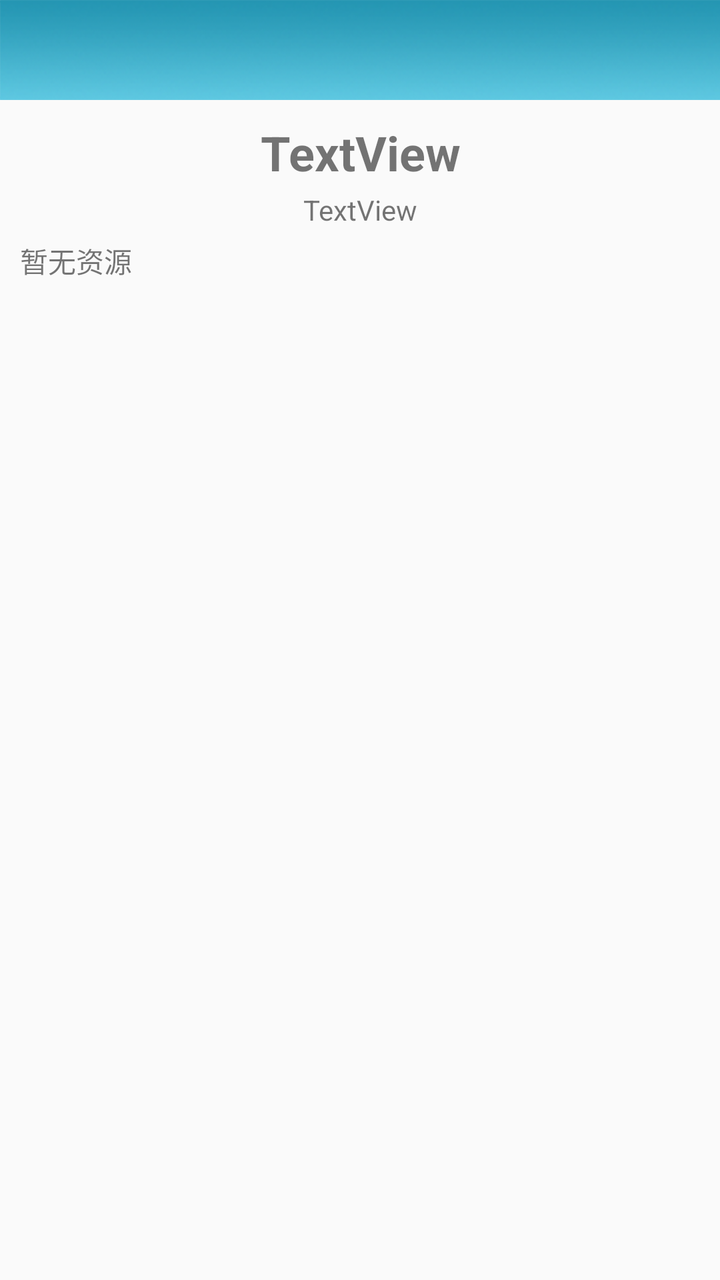
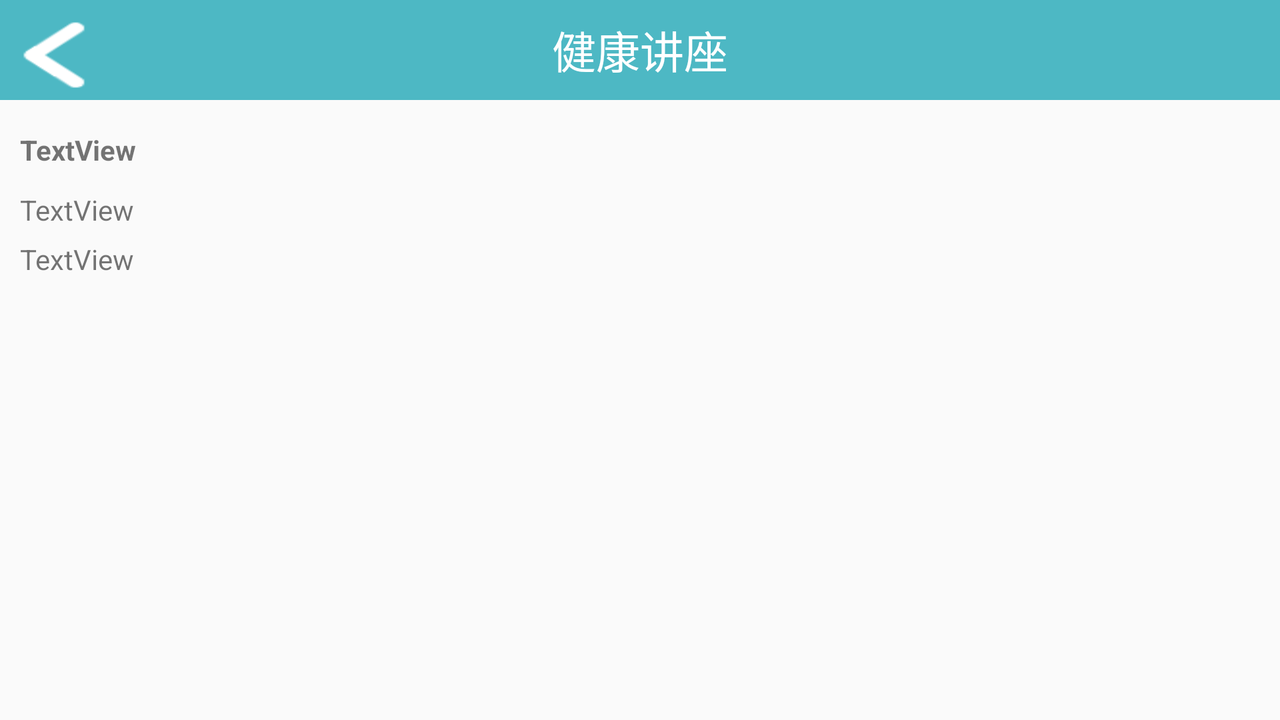

First picture: res/layout/ on a phone held upright. Second picture: the repository's own variant of that layout, on a device whose configuration matches the variant's folder. Source for both follows.
<!-- AndroidManifest.xml: application theme AppTheme -->
<!-- res/layout/activity_lecture_article_detail.xml -->
<?xml version="1.0" encoding="utf-8"?>
<android.support.constraint.ConstraintLayout xmlns:android="http://schemas.android.com/apk/res/android"
    xmlns:app="http://schemas.android.com/apk/res-auto"
    xmlns:tools="http://schemas.android.com/tools"
    android:layout_width="match_parent"
    android:layout_height="match_parent"
    tools:context=".activity.lecture.LectureArticleDetailActivity"
    android:orientation="vertical">


    <LinearLayout xmlns:android="http://schemas.android.com/apk/res/android"
        android:layout_width="match_parent"
        android:layout_height="match_parent"
        android:orientation="vertical">


        <LinearLayout
            android:layout_width="match_parent"
            android:layout_height="50dp"
            android:background="@drawable/top"
            android:orientation="vertical"
            >

            <FrameLayout
                android:layout_width="match_parent"
                android:layout_height="wrap_content"
                android:theme="?attr/actionBarTheme">

                <Button
                    android:layout_width="34dp"
                    android:layout_height="wrap_content"
                    android:id="@+id/backButton_2"
                    android:background="@drawable/back2"
                    android:layout_marginLeft="10dp"
                    android:layout_marginTop="10dp"
                    android:layout_marginBottom="10dp"/>

                <RelativeLayout
                    android:id="@+id/control_play"
                    android:layout_width="match_parent"
                    android:layout_height="50dp"
                    android:layout_gravity="center|center_horizontal">

                    <TextView
                    android:id="@+id/toolbar_title"
                    style="@style/topbar_title"
                    android:layout_centerHorizontal="true"
                    android:text="健康讲座"
                    />
                </RelativeLayout>
            </FrameLayout>

        </LinearLayout>


        <LinearLayout xmlns:android="http://schemas.android.com/apk/res/android"
            android:layout_width="match_parent"
            android:layout_height="match_parent"
            android:orientation="vertical"
            android:layout_marginLeft="10dp"
            android:layout_marginRight="10dp"
            android:layout_marginTop="10dp">
            <TextView
                android:id="@+id/lecture_articl_detail_name"
                android:layout_width="match_parent"
                android:layout_height="30dp"
                android:gravity="center"
                android:textStyle="bold"
                android:text="TextView"
                android:textSize="24sp"/>

            <TextView
                android:id="@+id/lecture_articl_detail_time"
                android:layout_width="match_parent"
                android:layout_height="30dp"
                android:gravity="center"
                android:text="TextView"
                />

            <ScrollView
                android:layout_width="match_parent"
                android:layout_height="match_parent"
                >
                <TextView
                    android:id="@+id/lecture_articl_detail_content"
                    android:layout_width="match_parent"
                    android:layout_height="match_parent"

                    android:text="暂无资源" />


            </ScrollView>
        </LinearLayout>

    </LinearLayout>

</android.support.constraint.ConstraintLayout>
<!-- resources referenced by this layout -->
<resources>
  <!-- drawable top: png bitmap (drawable-xhdpi, 4166 bytes) -->
  <style name="AppTheme" parent="Theme.AppCompat.Light.DarkActionBar">
          
          <item name="colorPrimary">@color/colorPrimary</item>
          <item name="colorPrimaryDark">@color/colorPrimaryDark</item>
          <item name="colorAccent">@color/colorAccent</item>
      </style>
  <color name="colorPrimary">#4db8c4</color>
  <color name="colorPrimaryDark">#328e9c</color>
  <color name="colorAccent">#4db8c4</color>
</resources>
<!-- res/layout-land/activity_lecture_article_detail.xml (the repository's variant of the layout above) -->
<!-- drawn on the phone turned sideways -->
<?xml version="1.0" encoding="utf-8"?>
<android.support.constraint.ConstraintLayout xmlns:android="http://schemas.android.com/apk/res/android"
    xmlns:app="http://schemas.android.com/apk/res-auto"
    xmlns:tools="http://schemas.android.com/tools"
    android:layout_width="match_parent"
    android:layout_height="match_parent"
    tools:context=".LectureVideoDetailActivity"
    android:orientation="vertical">


        <LinearLayout xmlns:android="http://schemas.android.com/apk/res/android"
            android:layout_width="match_parent"
            android:layout_height="match_parent"
            android:orientation="vertical">


            <LinearLayout
                android:layout_width="match_parent"
                android:layout_height="50dp"
                android:background="#4aedf0"
                android:orientation="vertical"
                >

                <FrameLayout
                    android:layout_width="match_parent"
                    android:layout_height="wrap_content"
                    android:background="?attr/colorPrimary"
                    android:theme="?attr/actionBarTheme">

                    <Button
                        android:layout_width="34dp"
                        android:layout_height="35dp"
                        android:id="@+id/backButton_2"
                        android:background="@drawable/back"
                        android:layout_marginLeft="10dp"
                        android:layout_marginTop="10dp"
                        android:layout_marginBottom="10dp"/>

                    <RelativeLayout
                        android:id="@+id/control_play"
                        android:layout_width="match_parent"
                        android:layout_height="50dp"
                        android:layout_gravity="center|center_horizontal">

                        <TextView
                            android:layout_width="match_parent"
                            android:layout_height="match_parent"
                            android:gravity="center"
                            android:textColor="#ffffff"
                            android:textSize="22sp"
                            android:text="健康讲座"
                            android:id="@+id/toolbar_title"

                            android:layout_gravity="center_horizontal"/>
                    </RelativeLayout>
                </FrameLayout>

            </LinearLayout>


            <LinearLayout xmlns:android="http://schemas.android.com/apk/res/android"
                android:layout_width="match_parent"
                android:layout_height="match_parent"
                android:orientation="vertical"
                android:layout_marginLeft="10dp"
                android:layout_marginRight="10dp"
                android:layout_marginTop="10dp">
                <TextView
                    android:id="@+id/lecture_articl_detail_name"
                    android:layout_width="match_parent"
                    android:layout_height="30dp"
                    android:gravity="center_vertical"
                    android:textStyle="bold"
                    android:text="TextView" />

                <TextView
                    android:id="@+id/lecture_articl_detail_time"
                    android:layout_width="match_parent"
                    android:layout_height="30dp"
                    android:gravity="center_vertical"
                    android:text="TextView"
                    />

                <ScrollView
                    android:layout_width="match_parent"
                    android:layout_height="match_parent"
                    >
                <TextView
                    android:id="@+id/lecture_articl_detail_content"
                    android:layout_width="match_parent"
                    android:layout_height="match_parent"

                    android:text="TextView" />


                </ScrollView>
            </LinearLayout>

        </LinearLayout>

</android.support.constraint.ConstraintLayout>
<!-- resources referenced by the variant -->
<!-- as the phone turned sideways resolves them -->
<resources>
  <!-- drawable back: png bitmap (drawable, 791 bytes) -->
  <style name="AppTheme" parent="Theme.AppCompat.Light.DarkActionBar">
          
          <item name="colorPrimary">@color/colorPrimary</item>
          <item name="colorPrimaryDark">@color/colorPrimaryDark</item>
          <item name="colorAccent">@color/colorAccent</item>
      </style>
  <color name="colorPrimary">#4db8c4</color>
  <color name="colorPrimaryDark">#328e9c</color>
  <color name="colorAccent">#4db8c4</color>
</resources>
